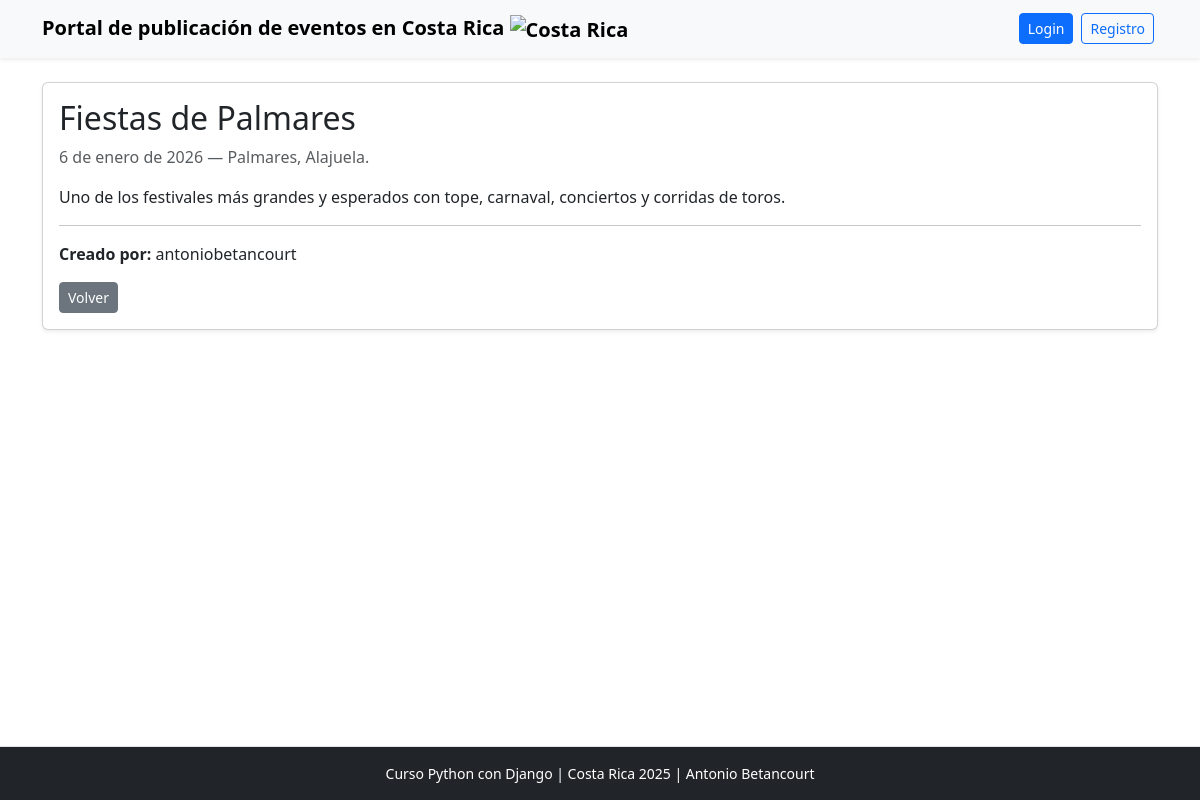
Screenshot of /evento/10/ with the database file from the repository.
### eventos_app/models.py (models this page shows, shortened)
class Evento(models.Model):
    titulo = models.CharField(max_length=200)
    descripcion = models.TextField()
    fecha = models.DateField()
    ubicacion = models.CharField(max_length=200)
    creado_por = models.ForeignKey(User, on_delete=models.CASCADE, related_name='eventos')
    creado_en = models.DateTimeField(auto_now_add=True)

### eventos_app/views.py (the view)
# urls.py: path('evento/<int:pk>/', views.detalle_evento, name='detalle'),
def detalle_evento(request, pk):
    evento = get_object_or_404(Evento, pk=pk)
    return render(request, 'eventos_app/detalle.html', {'evento': evento})

### eventos_app/templates/eventos_app/detalle.html (shortened to what this page needs)
{% extends 'eventos_app/base.html' %}
{% block content %}
<div class="card shadow-sm">
  <div class="card-body">
    <h2>{{ evento.titulo }}</h2>
    <p class="text-muted">{{ evento.fecha }} — {{ evento.ubicacion }}</p>
    <p>{{ evento.descripcion }}</p>
    <hr>
    <p><strong>Creado por:</strong> {{ evento.creado_por.username }}</p>
    <a href="{% url 'eventos_app:index' %}" class="btn btn-secondary btn-sm">Volver</a>
  </div>
</div>
{% endblock %}

### eventos_app/templates/eventos_app/base.html (style rules this page uses)
html, body { height: 100%; }
body { display: flex; flex-direction: column; min-height: 100vh; }

### rows the page displays
Evento: titulo "Fiestas de Palmares", fecha "6 de enero de 2026", ubicacion "Palmares, Alajuela.", descripcion "Uno de los festivales más grandes y esperados con tope, carnaval, conciertos y corridas de toros.", creado_por.username "antoniobetancourt"
